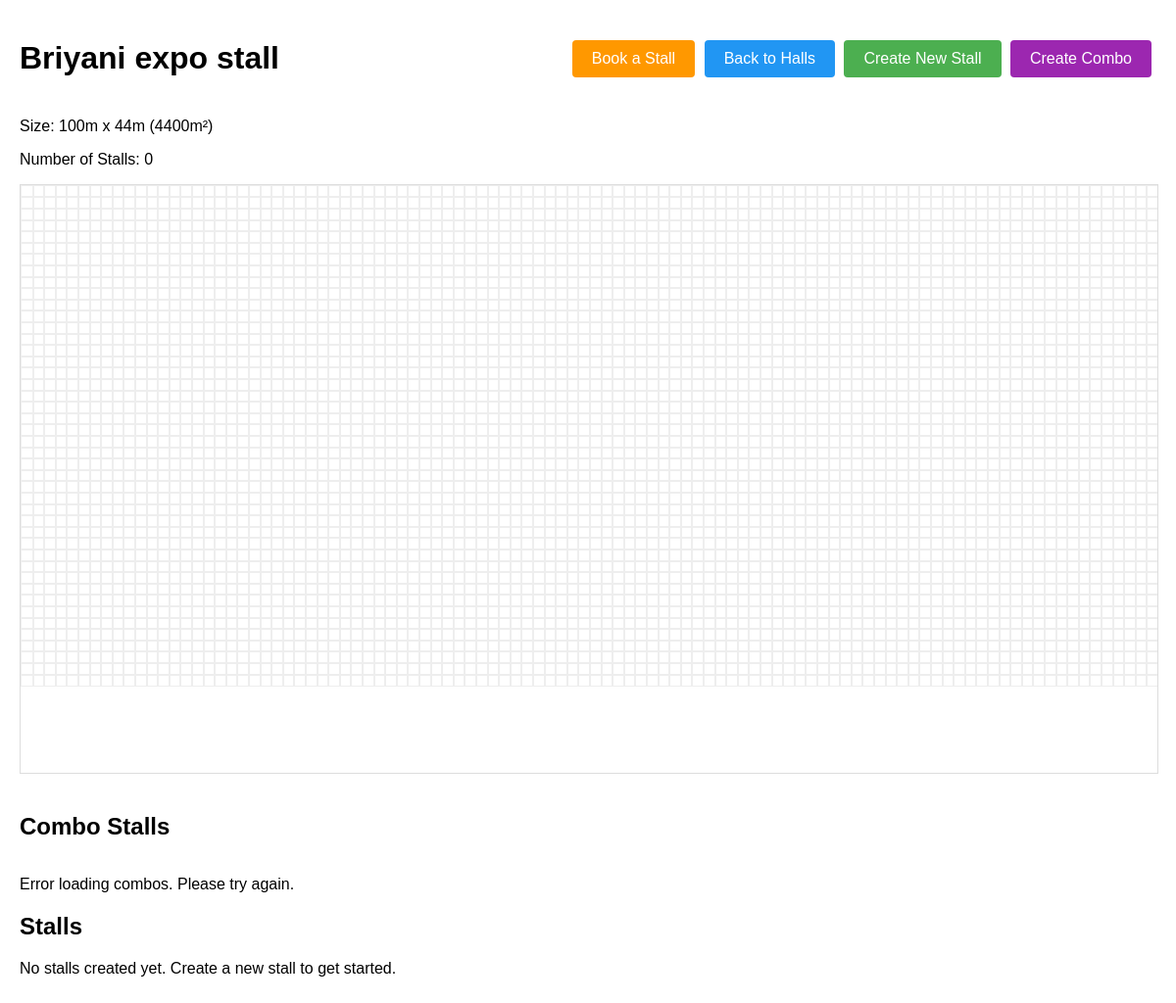
The app's page /halls/2/, older data.
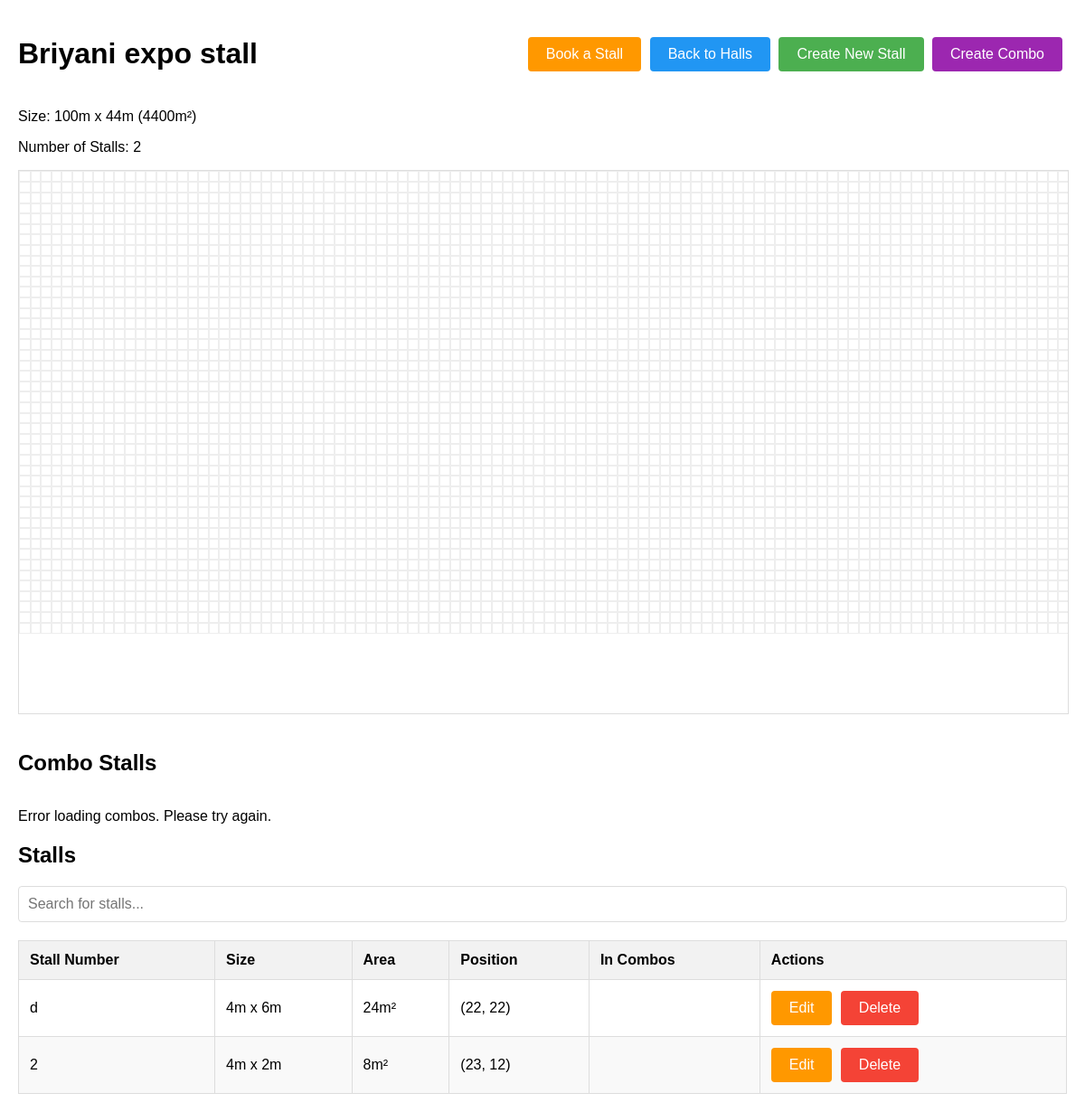
The same page, newer data.
### halls/models.py (models this page shows, shortened)
class Hall(models.Model):
    name = models.CharField(max_length=100)
    length = models.IntegerField(help_text="Length in meters")
    breadth = models.IntegerField(help_text="Breadth in meters")
    @property
    def total_area(self):
        return self.length * self.breadth

class Stall(models.Model):
    STATUS_CHOICES = [
        ('available', 'Available'),
        ('booked', 'Booked'),
        ('blocked', 'Blocked'),
    ]
    hall = models.ForeignKey(Hall, on_delete=models.CASCADE, related_name='stalls')
    stall_number = models.CharField(max_length=20)
    x_start = models.IntegerField()
    y_start = models.IntegerField()
    width = models.IntegerField()
    height = models.IntegerField()
    selected_boxes = models.JSONField(default=list)
    status = models.CharField(max_length=20, choices=STATUS_CHOICES, default='available')
    price = models.DecimalField(max_digits=10, decimal_places=2, default=10.00)
    @property
    def area(self):
        return self.width * self.height

### halls/views.py (the view)
# urls.py: path('halls/<int:hall_id>/', views.hall_detail, name='hall_detail'),
def hall_detail(request, hall_id):
    hall = get_object_or_404(Hall, id=hall_id)
    stalls = hall.stalls.all()
    return render(request, 'halls/hall_detail.html', {'hall': hall, 'stalls': stalls})

### templates/halls/hall_detail.html (shortened to what this page needs)
<!DOCTYPE html>
<html lang="en">
<head>
</head>
<body>
    <div class="container">
        <div class="header">
            <h1>{{ hall.name }}</h1>
            <div>
                <a href="{% url 'stall_booking' hall.id %}" class="btn" style="background-color: #FF9800;">Book a Stall</a>
                <a href="{% url 'index' %}" class="btn" style="background-color: #2196F3;">Back to Halls</a>
                <a href="{% url 'create_stall' hall.id %}" class="btn">Create New Stall</a>
                <button id="create-combo-btn" class="btn" style="background-color: #9C27B0;">Create Combo</button>
            </div>
        </div>
        <div class="hall-info">
            <p>Size: {{ hall.length }}m x {{ hall.breadth }}m ({{ hall.total_area }}m²)</p>
            <p>Number of Stalls: {{ hall.stalls.count }}</p>
        </div>
        <div class="hall-display" id="hall-display"
             style="width: 100%; height: 600px;"
             data-hall-id="{{ hall.id }}"
             data-length="{{ hall.length }}"
             data-breadth="{{ hall.breadth }}">
        </div>
        <div class="combo-list">
            <div class="section-header">
                <h2>Combo Stalls</h2>
            </div>
            <div id="combo-table-container">
            </div>
        </div>
        <div class="stall-list">
            <h2>Stalls</h2>
            {% if stalls %}
            <div class="search-container">
                <input type="text" id="stallSearchInput" placeholder="Search for stalls..." class="search-input">
            </div>
            <table class="stall-table" id="stallTable">
                <thead>
                    <tr>
                        <th>Stall Number</th>
                        <th>Size</th>
                        <th>Area</th>
                        <th>Position</th>
                        <th>In Combos</th>
                        <th>Actions</th>
                    </tr>
                </thead>
                <tbody>
                    {% for stall in stalls %}
                    <tr data-stall-id="{{ stall.id }}">
                        <td>{{ stall.stall_number }}</td>
                        <td>{{ stall.width }}m x {{ stall.height }}m</td>
                        <td>{{ stall.area }}m²</td>
                        <td>({{ stall.x_start }}, {{ stall.y_start }})</td>
                        <td class="stall-combos"></td>
                        <td>
                            <button class="btn btn-warning edit-stall-btn" data-stall-id="{{ stall.id }}" data-stall-number="{{ stall.stall_number }}">Edit</button>
                            <a href="{% url 'delete_stall' hall.id stall.id %}" class="btn btn-danger" onclick="return confirm('Are you sure you want to delete this stall?')">Delete</a>
                        </td>
                    </tr>
                    {% endfor %}
                </tbody>
            </table>
            {% else %}
            <p>No stalls created yet. Create a new stall to get started.</p>
            {% endif %}
        </div>
    </div>
</body>
</html>

### templates/halls/hall_detail.html (style rules this page uses)
body { font-family: Arial, sans-serif; margin: 0; padding: 20px; }
.container { max-width: 1200px; margin: 0 auto; }
.header { display: flex; justify-content: space-between; align-items: center; margin-bottom: 20px; }
.btn { background-color: #4CAF50; border: none; color: white; padding: 10px 20px; text-align: center; text-decoration: none; display: inline-block; font-size: 16px; cursor: pointer; border-radius: 4px; margin-right: 5px; }
.btn-danger { background-color: #f44336; }
.btn-warning { background-color: #FF9800; }
.hall-display { border: 1px solid #ddd; overflow: auto; margin-bottom: 20px; position: relative; }
.stall-table, .combo-table { width: 100%; border-collapse: collapse; margin-top: 20px; }
.stall-table th, .stall-table td, .combo-table th, .combo-table td { border: 1px solid #ddd; padding: 12px; text-align: left; }
.stall-table th, .combo-table th { background-color: #f2f2f2; font-weight: bold; }
.stall-table tr:nth-child(even), .combo-table tr:nth-child(even) { background-color: #f9f9f9; }
.search-container { margin-bottom: 15px; position: relative; }
.search-input { width: 100%; padding: 10px; font-size: 16px; border: 1px solid #ddd; border-radius: 4px; box-sizing: border-box; }
.section-header { display: flex; justify-content: space-between; align-items: center; margin-bottom: 10px; }

Row changes from the older to the newer data that the page shows:
computed for Hall "Briyani expo stall": stalls.count "0" → "2"
added Stall: stall_number "d", width "4", height "6", area "24", x_start "22", y_start "22"
added Stall: stall_number "2", width "4", height "2", area "8", x_start "23", y_start "12"
Text that changed along with them:
text no longer shown: "No stalls created yet. Create a new stall to get started."
text now shown: "Stall Number Size Area Position In Combos Actions"
